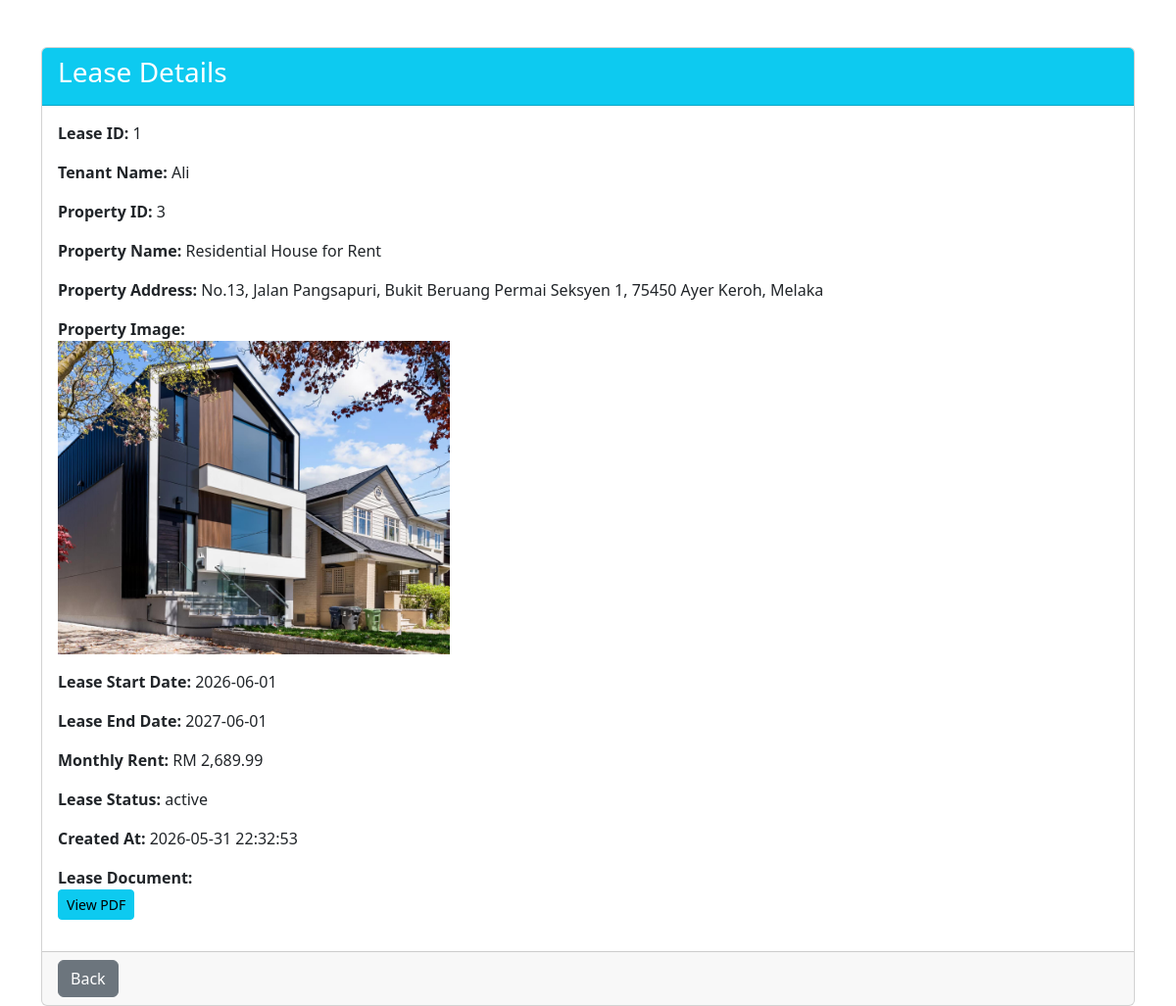
/Admin/tables/viewlease.php?id=1, run on the app's committed database.
### tables this page shows
CREATE TABLE `leases` (
  `lease_id` int(11) NOT NULL,
  `tenant_id` int(11) NOT NULL,
  `property_id` int(11) NOT NULL,
  `lease_start_date` date NOT NULL,
  `lease_end_date` date NOT NULL,
  `monthly_rent` decimal(10,2) NOT NULL,
  `lease_document` varchar(255) DEFAULT NULL,
  `lease_status` enum('active','expired','terminated') DEFAULT 'active',
  `created_at` timestamp NOT NULL DEFAULT current_timestamp()
);

CREATE TABLE `users` (
  `user_id` int(11) NOT NULL,
  `full_name` varchar(100) NOT NULL,
  `pictures` varchar(255) NOT NULL,
  `email` varchar(100) NOT NULL,
  `phone_number` varchar(20) DEFAULT NULL,
  `password` varchar(255) NOT NULL,
  `role` enum('admin','tenant') NOT NULL,
  `status` enum('active','inactive') DEFAULT 'active',
  `created_at` timestamp NOT NULL DEFAULT current_timestamp(),
  `is_read` tinyint(1) DEFAULT 0
);

CREATE TABLE `properties` (
  `property_id` int(11) NOT NULL,
  `property_name` varchar(100) NOT NULL,
  `property_type` enum('residential','commercial') NOT NULL,
  `address` text NOT NULL,
  `rental_price` decimal(10,2) NOT NULL,
  `number_of_rooms` int(11) DEFAULT NULL,
  `property_description` text DEFAULT NULL,
  `occupancy_status` enum('available','rented') DEFAULT 'available',
  `property_image` varchar(255) DEFAULT NULL,
  `activation` enum('active','inactive') NOT NULL,
  `created_at` timestamp NOT NULL DEFAULT current_timestamp()
);

### Admin/tables/viewlease.php (the view, shortened to what this page needs)
<?php
include '../databaseconnection.php';
$id = intval($_GET['id']);
$result = mysqli_query(
    $conn,
    "SELECT
        l.*,
        p.property_name,
        p.property_image,
        p.address,
        u.full_name AS tenant_name
     FROM leases l
     LEFT JOIN properties p ON l.property_id = p.property_id
     LEFT JOIN users u ON l.tenant_id = u.user_id
     WHERE l.lease_id = $id"
);
$lease = mysqli_fetch_assoc($result);
?>
<!DOCTYPE html>
<html>
<head>
    <link rel="stylesheet" href="../assets/css/bootstrap.min.css">
</head>
<body>
<div class="container mt-5">
<div class="card">
    <div class="card-header bg-info text-white">
        <h3>Lease Details</h3>
    </div>
    <div class="card-body">
        <p>
            <strong>Lease ID:</strong>
            <?= htmlspecialchars($lease['lease_id']); ?>
        </p>
        <p>
            <strong>Tenant Name:</strong>
            <?= htmlspecialchars($lease['tenant_name']); ?>
        </p>
        <p>
            <strong>Property ID:</strong>
            <?= htmlspecialchars($lease['property_id']); ?>
        </p>
        <p>
            <strong>Property Name:</strong>
            <?= htmlspecialchars($lease['property_name']); ?>
        </p>
        <p>
            <strong>Property Address:</strong>
            <?= htmlspecialchars($lease['address']); ?>
        </p>
        <p>
            <strong>Property Image:</strong><br>
            <?php if (!empty($lease['property_image'])) { ?>
                <img src="../<?= htmlspecialchars($lease['property_image']); ?>" alt="Property Image" class="img-fluid" style="max-width:400px;">
            <?php } else { ?>
                <span class="text-muted">No image available</span>
            <?php } ?>
        </p>
        <p>
            <strong>Lease Start Date:</strong>
            <?= htmlspecialchars($lease['lease_start_date']); ?>
        </p>
        <p>
            <strong>Lease End Date:</strong>
            <?= htmlspecialchars($lease['lease_end_date']); ?>
        </p>
        <p>
            <strong>Monthly Rent:</strong>
            RM <?= number_format($lease['monthly_rent'], 2); ?>
        </p>
        <p>
            <strong>Lease Status:</strong>
            <?= htmlspecialchars($lease['lease_status']); ?>
        </p>
        <p>
            <strong>Created At:</strong>
            <?= htmlspecialchars($lease['created_at']); ?>
        </p>
        <p>
            <strong>Lease Document:</strong><br>
            <?php if (!empty($lease['lease_document'])) { ?>
                            <a href="../uploads/<?= htmlspecialchars($lease['lease_document']); ?>"
                              target="_blank"
                              class="btn btn-sm btn-info">
                              View PDF
                            </a>
                          <?php } else { ?>
                            <span class="text-muted">No file</span>
                          <?php } ?>
        </p>
    </div>
    <div class="card-footer">
        <a href="lease.php" class="btn btn-secondary">
            Back
        </a>
    </div>
</div>
</div>
</body>
</html>

### data on the page
leases: lease_id "1", tenant.full_name "Ali", property "3", property.property_name "Residential House for Rent", property.address "No.13, Jalan Pangsapuri, Bukit Beruang Permai Seksyen 1, 75450 Ayer Keroh, Melaka", property.property_image (picture), lease_start_date "2026-06-01", lease_end_date "2027-06-01", monthly_rent "2,689.99", lease_status "active", created_at "2026-05-31 22:32:53"
